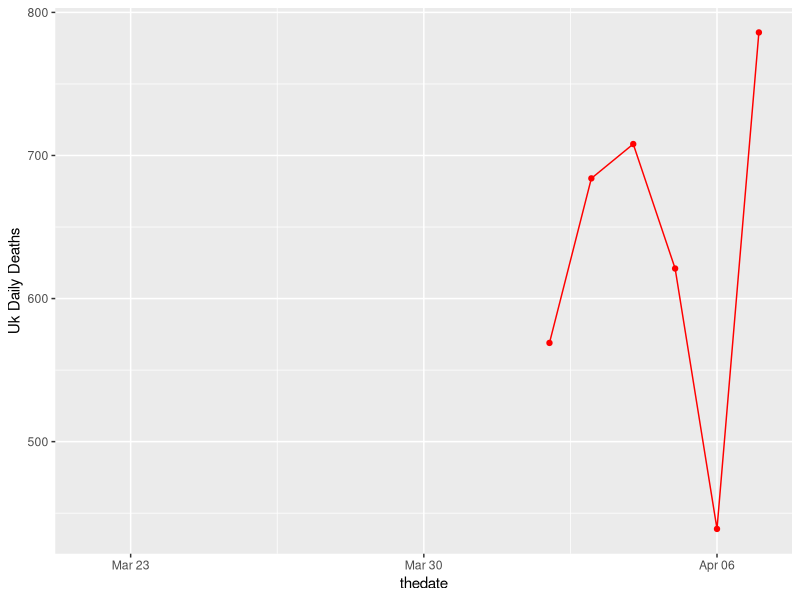

This figure's R source:
library(tidyverse)
library(lubridate)

df <- read_csv('covid-general-data.csv')

ggplot(df, aes(x=thedate)) +
  geom_point(aes(y=`Uk Daily Deaths`), stat="identity", color='red') + 
  geom_line(aes(y=`Uk Daily Deaths`), stat="identity", color='red') 


